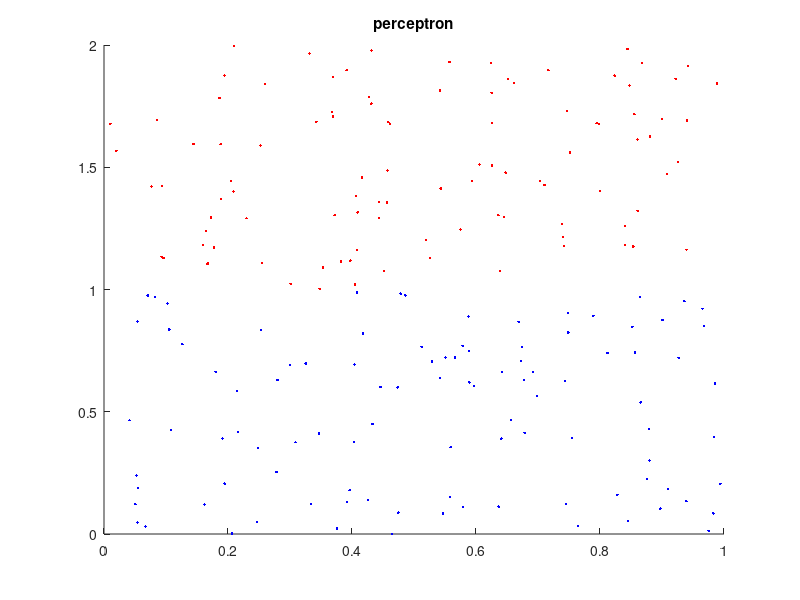

The MATLAB script that drew this image: (Note: this script raises an error after producing the figure.)
% BENG420/520 Homework #3
% Compare a neuron with a threshold transfer function to a neuron with
% logistic sigmoid transfer function
%
% qwei

close all
clear all

% generate 2D feature values for two classes of data points
X1=[rand(1,100);rand(1,100);ones(1,100)];   % class '+1'
X2=[rand(1,100);1+rand(1,100);ones(1,100)]; % class '-1'
X=[X1,X2]';

% define class labels as being -1 or +1
Y=[-ones(1,100),ones(1,100)]';

% randomly initialize the weight vector
theta0 = rand(1, 3);

% plot the data points
figure(1); hold on
plot(X1(1,:),X1(2,:),'b.');
plot(X2(1,:),X2(2,:),'r.');
title('perceptron');

% use a learning rate of 1
learningRate = 1;

% max number of iterations
niter = 500;

%%%%%%%%%%%%%%%%%%%%%%%%%%%%%%%%%%%%%%%%%%%%%%%%%%%%%%%%%%%%
% YOU: call perceptron neuron learning to learn the weights
thetaP = perceptron_neuron(X,Y,theta0,niter,learningRate)

% YOU: use the learned weights to predict labels of all the training data

%Calculate the neuron activation for each training example
activation = X*(thetaP');

predicted_label = zeros(size(activation));
%If the activation breaks threshold 0, predict label 1
for i = 1:size(X,1);
  if activation(i,:)>=0;
    predicted_label(i,:) = 1;
    
  %If activation does not break threshold of 1, predict label -1
  else 
    predicted_label(i,:) = -1;
  end
end

% YOU: print the training accuracy

accuracy = zeros(size(activation));
%Iterate through the predicted labels and add to accuracy if error
for i = 1:size(X,1);
  if  predicted_label(i,:)~=Y(i,:);
    accuracy(i,:) = 1; 
  end
end
%Compute the error and divide the error by the number of examples to get train accuracy
error_perceptron = sum(accuracy)
train_accuracy_perceptron = ((1-(error_perceptron/size(X,1)))*100)

% YOU: plot predicted labels as circles of the same color over original data

%selects the instances of the two classes.
class1 = predicted_label(:) ~= -1;
class2 = predicted_label(:) ~= 1;

%organizes the data points based on the class instance
predclass1data = [X(class1,1),X(class1,2)]'; %predicting the -1 class
predclass2data = [X(class2,1),X(class2,2)]'; %predicting the +1 class

%plot the predicted class on the figure 1
plot(predclass1data(1,:),predclass1data(2,:),'ro','markersize',10);
plot(predclass2data(1,:),predclass2data(2,:),'bo','markersize',10);

legend('class -1','class +1','pred +1','pred -1')

% plot decision boundary
line([0 1],[-thetaP(3)/thetaP(2) -(thetaP(3)+thetaP(1))/thetaP(2)]);
xlabel('x1');
ylabel('x2');
%%%%%%%%%%%%%%%%%%%%%%%%%%%%%%%%%%%%%%%%%%%%%%%%%%%%
% YOU: call logistic neuron learning to learn the weights
thetaL = logistic_neuron(X,Y,theta0,niter,learningRate)

% YOU: use the learned weights to predict labels of all the training data

%Calculate the neuron activation for each training example
activation = X*(thetaL');

predicted_label = zeros(size(activation));
%If the activation breaks threshold 0, predict label 1
for i = 1:size(X,1);
  if activation(i,:)>= (0);
    predicted_label(i,:) = 1;
    
  %If activation does not break threshold of 1, predict label -1
  else 
    predicted_label(i,:) = -1;
  end
end

% YOU: print the training accuracy

accuracy = zeros(size(activation));
%Iterate through the predicted labels and add to accuracy if error
for i = 1:size(X,1);
  if  predicted_label(i,:)~=Y(i,:);
    accuracy(i,:) = 1; 
  end
end
%Compute the error and divide the error by the number of examples to get train accuracy
error_logistic = sum(accuracy)
train_accuracy_logistic = ((1-(error_logistic/size(X,1)))*100)

% YOU: plot predicted labels as circles of the same color over origianl data
%selects the instances of the two classes.
class1 = predicted_label(:) ~= -1;
class2 = predicted_label(:) ~= 1;

%organizes the data points based on the class instance
predclass1data = [X(class1,1),X(class1,2)]'; %predicting the -1 class
predclass2data = [X(class2,1),X(class2,2)]'; %predicting the +1 class

%Make a new figure for the Logistic Neuron
figure(2); hold on
plot(X1(1,:),X1(2,:),'b.');
plot(X2(1,:),X2(2,:),'r.');
title('log perceptron');

%plot the logistic predictions on figure 2
plot(predclass1data(1,:),predclass1data(2,:),'rs','markersize',10);
plot(predclass2data(1,:),predclass2data(2,:),'bs','markersize',10);

legend('class -1','class +1','pred +1','pred -1')

% plot decision boundary
line([0 1],[-thetaL(3)/thetaL(2) -(thetaL(3)+thetaL(1))/thetaL(2)]);
xlabel('x1');
ylabel('x2');


%{ 
Discussion Section:
    It seems like generally the accuracy of the logistic neuron is 
    more often higher than the perceptron. Second of all the slopes are
    not always the same.  Sometimes the perceptron decision boundry has a
    negative slope and the logistic neuron has a positive slope.  This
    occurs when each of the algorithms are based on the same initial theta
    values. 
    
    The differences in the algorithms is that the logistic neuron has a
    nonlinear activation funciton.  The closer closer the activation value
    is to zero the less "sure" the neuron is that the specific data point
    is correctly classified. The theta update then calculates the error and
    scales the weights so activations are closer to either 0 or 1. This 
    is opposed to the unit step nature of the original threshold function,
    where once theta is updated by a unit step each time until a certain
    threshold is reached.
%}